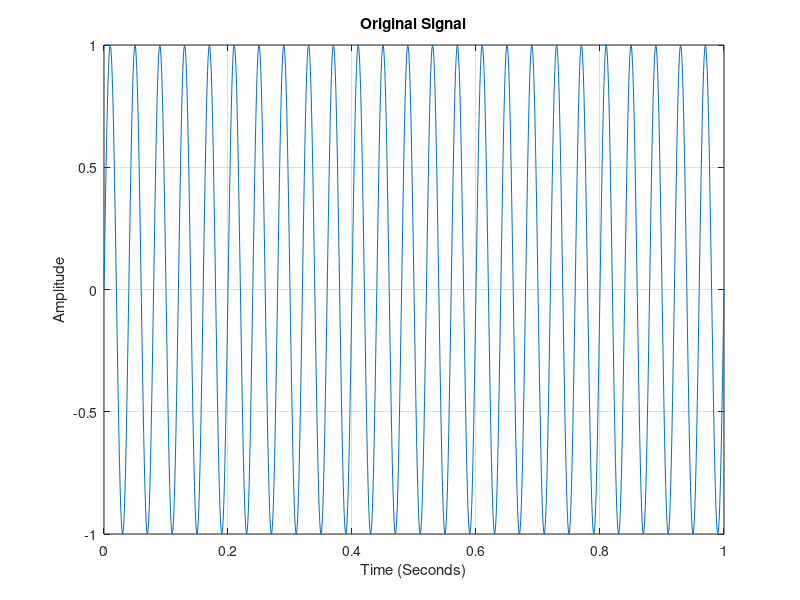
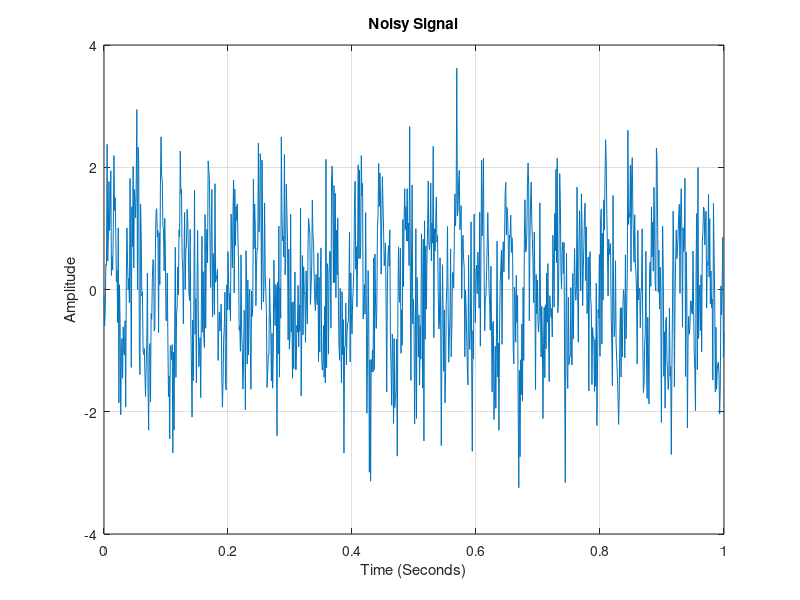
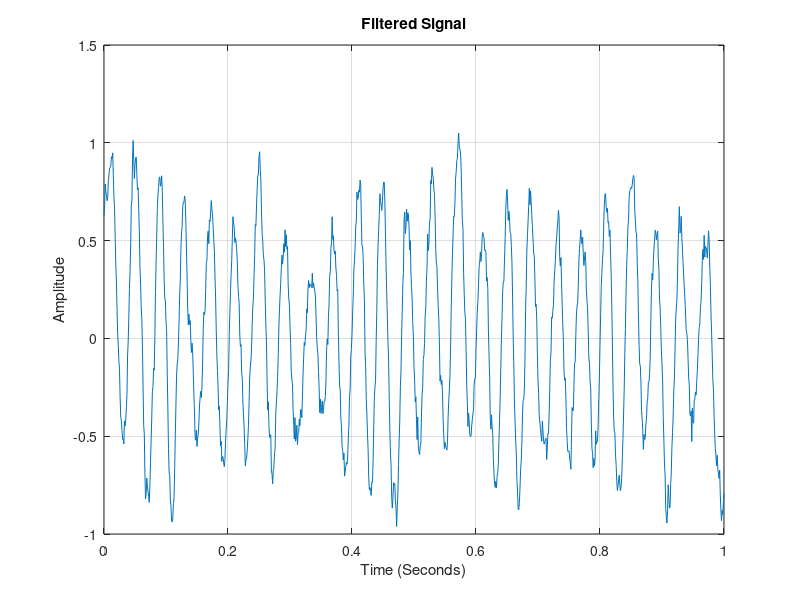

MATLAB code for these plots, in order:
clc;
clear;
close all;

%% Time Vector

t = 0:0.001:1;

%% Sampling Frequency

Fs = 1000;


%% Signal Frequency

f = 25;


%% Generate Original Signal

signal = sin(2*pi*f*t);



%% Add Noise

noise = 0.8*randn(size(t));

noisy_signal = signal + noise;



%% Create Low Pass Filter

window_size = 20;


filtered_signal = movmean(noisy_signal,window_size);



%% Plot Original Signal


figure;

plot(t,signal);

title('Original Signal');

xlabel('Time (Seconds)');

ylabel('Amplitude');

grid on;



%% Plot Noisy Signal


figure;

plot(t,noisy_signal);

title('Noisy Signal');

xlabel('Time (Seconds)');

ylabel('Amplitude');

grid on;



%% Plot Filtered Signal


figure;

plot(t,filtered_signal);

title('Filtered Signal');

xlabel('Time (Seconds)');

ylabel('Amplitude');

grid on;
